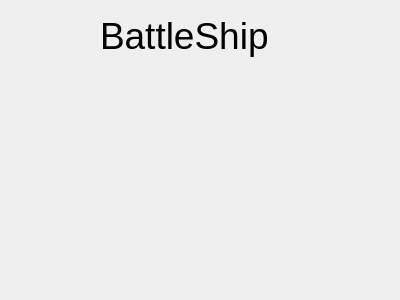
<?xml version="1.0" encoding="UTF-8"?>
<ui version="4.0">
 <class>BattleLocalGame</class>
 <widget class="QWidget" name="BattleLocalGame">
  <property name="geometry">
   <rect>
    <x>0</x>
    <y>0</y>
    <width>400</width>
    <height>300</height>
   </rect>
  </property>
  <property name="windowTitle">
   <string>BattleShip Local 2V2 Game</string>
  </property>
  <widget class="QLabel" name="GameLogo">
   <property name="geometry">
    <rect>
     <x>100</x>
     <y>10</y>
     <width>191</width>
     <height>51</height>
    </rect>
   </property>
   <property name="font">
    <font>
     <pointsize>28</pointsize>
    </font>
   </property>
   <property name="text">
    <string>BattleShip</string>
   </property>
  </widget>
 </widget>
 <resources/>
 <connections/>
</ui>
